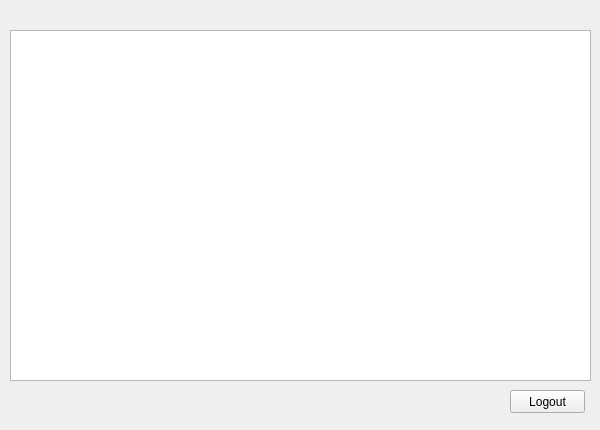
<?xml version="1.0" encoding="UTF-8"?>
<ui version="4.0">
 <class>Form</class>
 <widget class="QWidget" name="Form">
  <property name="geometry">
   <rect>
    <x>0</x>
    <y>0</y>
    <width>600</width>
    <height>430</height>
   </rect>
  </property>
  <property name="windowTitle">
   <string>Form</string>
  </property>
  <widget class="QListView" name="listView">
   <property name="geometry">
    <rect>
     <x>10</x>
     <y>30</y>
     <width>581</width>
     <height>351</height>
    </rect>
   </property>
  </widget>
  <widget class="QPushButton" name="pushButton">
   <property name="geometry">
    <rect>
     <x>510</x>
     <y>390</y>
     <width>75</width>
     <height>23</height>
    </rect>
   </property>
   <property name="text">
    <string>Logout</string>
   </property>
  </widget>
 </widget>
 <resources/>
 <connections/>
</ui>
